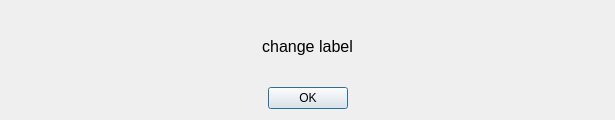
<?xml version="1.0" encoding="UTF-8"?>
<ui version="4.0">
    <class>dialog</class>
    <widget class="QDialog" name="dialog">
        <property name="geometry">
            <rect>
                <x>0</x>
                <y>0</y>
                <width>615</width>
                <height>120</height>
            </rect>
        </property>
        <property name="minimumSize">
            <size>
                <width>615</width>
                <height>120</height>
            </size>
        </property>
        <property name="maximumSize">
            <size>
                <width>615</width>
                <height>120</height>
            </size>
        </property>
        <property name="windowTitle">
            <string>change title</string>
        </property>
        <property name="windowIcon">
            <iconset>
                <normaloff>error.png</normaloff>error.png
            </iconset>
        </property>
        <layout class="QVBoxLayout" name="verticalLayout">
            <item>
                <widget class="QLabel" name="label">
                    <property name="font">
                        <font>
                            <pointsize>12</pointsize>
                        </font>
                    </property>
                    <property name="text">
                        <string>change label</string>
                    </property>
                    <property name="alignment">
                        <set>Qt::AlignCenter</set>
                    </property>
                </widget>
            </item>
            <item>
                <layout class="QHBoxLayout" name="horizontalLayout">
                    <item>
                        <spacer name="horizontalSpacer">
                            <property name="orientation">
                                <enum>Qt::Horizontal</enum>
                            </property>
                            <property name="sizeHint" stdset="0">
                                <size>
                                    <width>40</width>
                                    <height>20</height>
                                </size>
                            </property>
                        </spacer>
                    </item>
                    <item>
                        <widget class="QPushButton" name="pushButton">
                            <property name="text">
                                <string>OK</string>
                            </property>
                        </widget>
                    </item>
                    <item>
                        <spacer name="horizontalSpacer_2">
                            <property name="orientation">
                                <enum>Qt::Horizontal</enum>
                            </property>
                            <property name="sizeHint" stdset="0">
                                <size>
                                    <width>40</width>
                                    <height>20</height>
                                </size>
                            </property>
                        </spacer>
                    </item>
                </layout>
            </item>
        </layout>
    </widget>
    <resources/>
    <connections>
        <connection>
            <sender>pushButton</sender>
            <signal>clicked()</signal>
            <receiver>dialog</receiver>
            <slot>accept()</slot>
            <hints>
                <hint type="sourcelabel">
                    <x>309</x>
                    <y>84</y>
                </hint>
                <hint type="destinationlabel">
                    <x>602</x>
                    <y>-8</y>
                </hint>
            </hints>
        </connection>
    </connections>
</ui>
